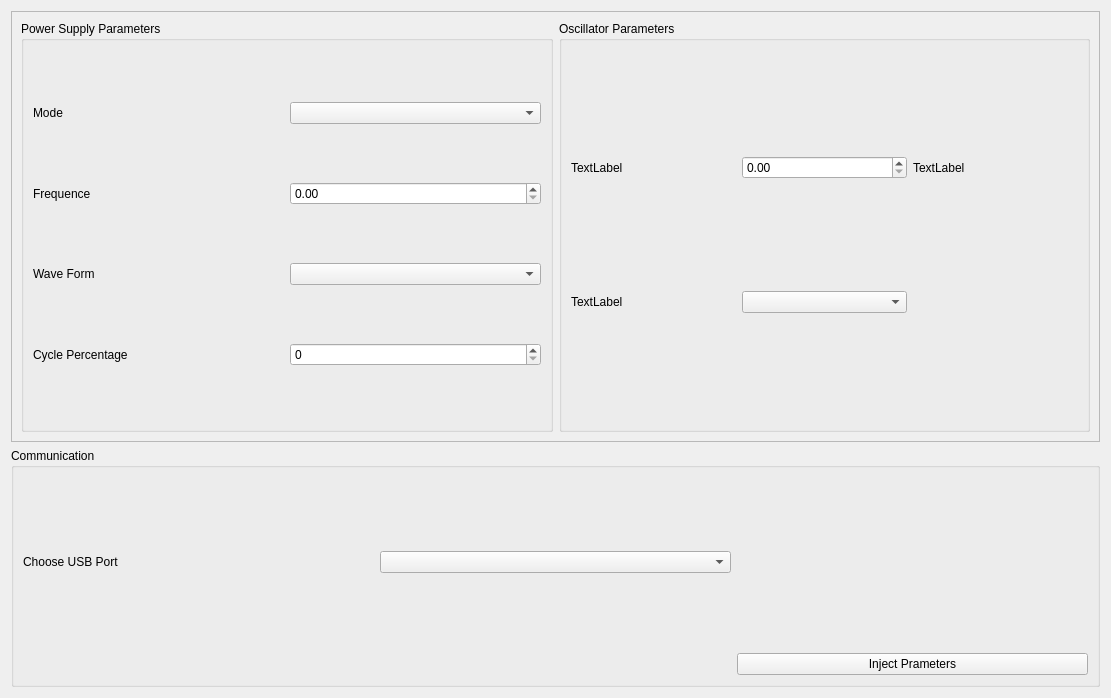
<?xml version="1.0" encoding="UTF-8"?>
<ui version="4.0">
 <class>Form</class>
 <widget class="QWidget" name="Form">
  <property name="enabled">
   <bool>true</bool>
  </property>
  <property name="geometry">
   <rect>
    <x>0</x>
    <y>0</y>
    <width>1111</width>
    <height>698</height>
   </rect>
  </property>
  <property name="minimumSize">
   <size>
    <width>1111</width>
    <height>698</height>
   </size>
  </property>
  <property name="windowTitle">
   <string>Form</string>
  </property>
  <layout class="QGridLayout" name="gridLayout">
   <item row="0" column="0">
    <widget class="QFrame" name="OscilloTopFrame">
     <property name="minimumSize">
      <size>
       <width>1071</width>
       <height>431</height>
      </size>
     </property>
     <property name="frameShape">
      <enum>QFrame::StyledPanel</enum>
     </property>
     <property name="frameShadow">
      <enum>QFrame::Raised</enum>
     </property>
     <layout class="QHBoxLayout" name="horizontalLayout">
      <property name="sizeConstraint">
       <enum>QLayout::SetMaximumSize</enum>
      </property>
      <item>
       <widget class="QGroupBox" name="PSCommBox">
        <property name="title">
         <string>Power Supply Parameters</string>
        </property>
        <layout class="QGridLayout" name="gridLayout_3">
         <item row="1" column="0">
          <widget class="QLabel" name="PSModeLabel">
           <property name="text">
            <string>Mode</string>
           </property>
          </widget>
         </item>
         <item row="1" column="1">
          <widget class="QComboBox" name="PSModeComboBox"/>
         </item>
         <item row="4" column="1">
          <widget class="QSpinBox" name="PSPercentageSpinBox"/>
         </item>
         <item row="2" column="1">
          <widget class="QDoubleSpinBox" name="PSFrequenceDSpinBox"/>
         </item>
         <item row="2" column="0">
          <widget class="QLabel" name="PSFrequenceLabel">
           <property name="text">
            <string>Frequence</string>
           </property>
          </widget>
         </item>
         <item row="4" column="0">
          <widget class="QLabel" name="PSPercentageLabel">
           <property name="text">
            <string>Cycle Percentage</string>
           </property>
          </widget>
         </item>
         <item row="3" column="0">
          <widget class="QLabel" name="PSWaveFormLabel">
           <property name="text">
            <string>Wave Form</string>
           </property>
          </widget>
         </item>
         <item row="3" column="1">
          <widget class="QComboBox" name="PSWaveFormComboBox"/>
         </item>
        </layout>
       </widget>
      </item>
      <item>
       <widget class="QGroupBox" name="OscilloParamBox">
        <property name="title">
         <string>Oscillator Parameters</string>
        </property>
        <layout class="QGridLayout" name="gridLayout_2">
         <item row="1" column="0">
          <widget class="QLabel" name="label_4">
           <property name="text">
            <string>TextLabel</string>
           </property>
          </widget>
         </item>
         <item row="0" column="0">
          <widget class="QLabel" name="label_3">
           <property name="text">
            <string>TextLabel</string>
           </property>
          </widget>
         </item>
         <item row="0" column="1">
          <widget class="QDoubleSpinBox" name="doubleSpinBox"/>
         </item>
         <item row="0" column="2">
          <widget class="QLabel" name="label_5">
           <property name="text">
            <string>TextLabel</string>
           </property>
          </widget>
         </item>
         <item row="1" column="1">
          <widget class="QComboBox" name="comboBox"/>
         </item>
        </layout>
       </widget>
      </item>
     </layout>
    </widget>
   </item>
   <item row="1" column="0">
    <widget class="QGroupBox" name="CommunicationBotFrame">
     <property name="title">
      <string>Communication</string>
     </property>
     <layout class="QGridLayout" name="gridLayout_4">
      <item row="0" column="0">
       <widget class="QLabel" name="USBPortsLabel">
        <property name="text">
         <string>Choose USB Port</string>
        </property>
       </widget>
      </item>
      <item row="0" column="1">
       <widget class="QComboBox" name="USBPortsComboBox"/>
      </item>
      <item row="0" column="2">
       <spacer name="ButtonTopSpace">
        <property name="orientation">
         <enum>Qt::Vertical</enum>
        </property>
        <property name="sizeHint" stdset="0">
         <size>
          <width>20</width>
          <height>40</height>
         </size>
        </property>
       </spacer>
      </item>
      <item row="1" column="2">
       <widget class="QPushButton" name="InjectButton">
        <property name="text">
         <string>Inject Prameters</string>
        </property>
       </widget>
      </item>
     </layout>
    </widget>
   </item>
  </layout>
 </widget>
 <resources/>
 <connections/>
</ui>
